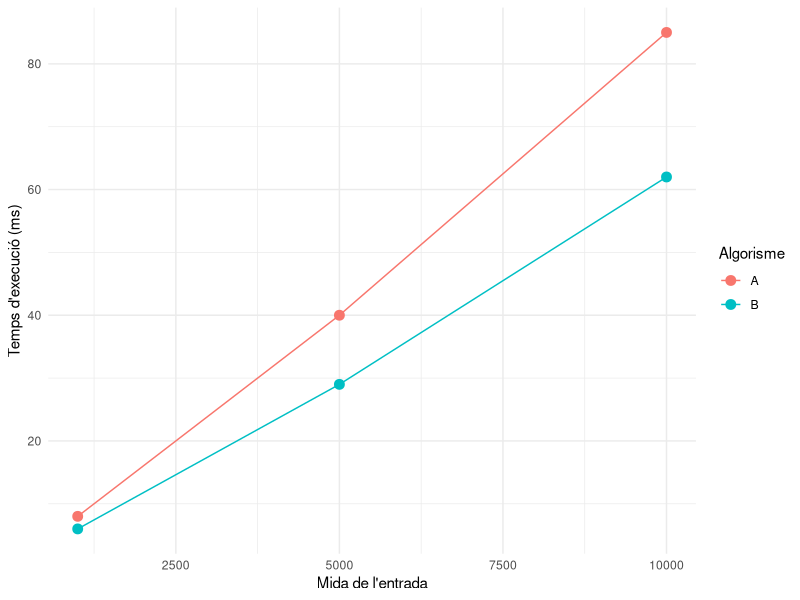
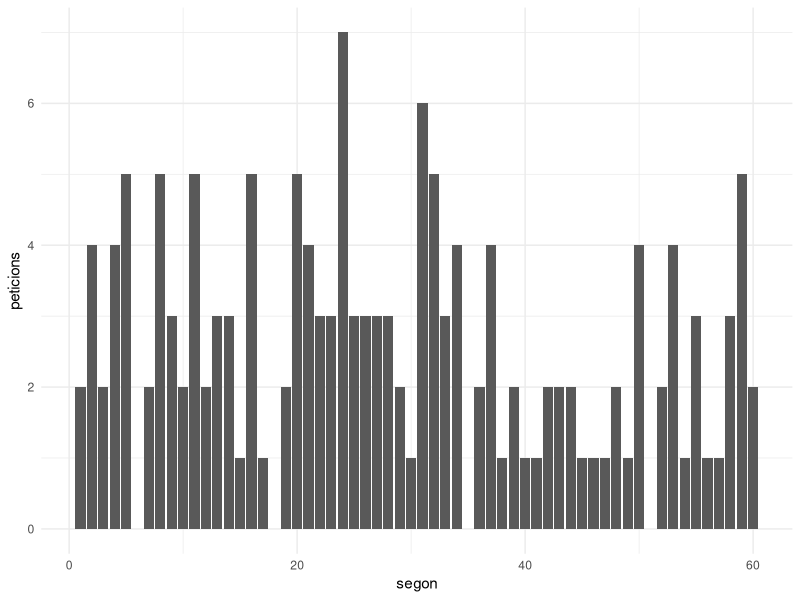

Generate these figures, in order, with R: (Note: this script raises an error after producing the figures.)
## ---- chunk 1
#| include: false
has_pkg <- function(p) requireNamespace(p, quietly = TRUE)
library(tibble)
set.seed(2026)
## ---- chunk 2
# Operacions bàsiques
2 + 3
sqrt(16)
log(100)

# Objectes
x <- c(12, 15, 13, 18, 20)
mean(x)
sd(x)
summary(x)
## ---- chunk 3
set.seed(123)
temps_ms <- c(31, 29, 34, 30, 35, 33, 32, 80)

mean(temps_ms)
median(temps_ms)
sd(temps_ms)
summary(temps_ms)
## ---- chunk 4
c(mitjana = mean(temps_ms), mediana = median(temps_ms))
## ---- chunk 5
library(tidyverse)

bench <- tibble(
  algorisme = c("A", "A", "A", "B", "B", "B"),
  mida = c(1000, 5000, 10000, 1000, 5000, 10000),
  temps_ms = c(8, 40, 85, 6, 29, 62)
)

bench
## ---- chunk 6
ggplot(bench, aes(x = mida, y = temps_ms, color = algorisme)) +
  geom_point(size = 3) +
  geom_line() +
  labs(
    x = "Mida de l'entrada",
    y = "Temps d'execució (ms)",
    color = "Algorisme"
  ) +
  theme_minimal()
## ---- chunk 7
set.seed(2026)

# Simulem 1000 temps de resposta en ms
temps <- rnorm(n = 1000, mean = 120, sd = 15)

mean(temps)
quantile(temps, c(.05, .50, .95))
## ---- chunk 8
set.seed(123)

# Nombre de peticions per segon
peticions <- rpois(n = 60, lambda = 2.5)

tibble(segon = 1:60, peticions = peticions) |>
  ggplot(aes(x = segon, y = peticions)) +
  geom_col() +
  theme_minimal()
## ---- chunk 9
1 - ppois(5, lambda = 2.5)
mean(rpois(100000, lambda = 2.5) > 5)
## ---- chunk 10
#| eval: !expr has_pkg("furrr")
library(future)
library(furrr)

plan(multisession, workers = 4)

simula_mitjana <- function(i) {
  x <- rnorm(10000, mean = 0, sd = 1)
  mean(x)
}

resultats <- future_map_dbl(1:1000, simula_mitjana)

mean(resultats)
sd(resultats)
